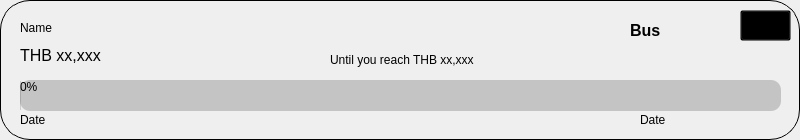
<?xml version="1.0" encoding="UTF-8"?>
<ui version="4.0">
 <class>Form</class>
 <widget class="QWidget" name="Form">
  <property name="geometry">
   <rect>
    <x>0</x>
    <y>0</y>
    <width>800</width>
    <height>140</height>
   </rect>
  </property>
  <property name="minimumSize">
   <size>
    <width>800</width>
    <height>140</height>
   </size>
  </property>
  <property name="maximumSize">
   <size>
    <width>800</width>
    <height>140</height>
   </size>
  </property>
  <property name="windowTitle">
   <string>Form</string>
  </property>
  <property name="styleSheet">
   <string notr="true">#Budget_lay{
 border: 1px solid black;
 border-radius: 30px;
}
#progressBar{
background-color:#C4C4C4;
border-radius: 10px;
}
#more_btn{
background-color:transparent;
}</string>
  </property>
  <widget class="QWidget" name="Budget_lay" native="true">
   <property name="geometry">
    <rect>
     <x>0</x>
     <y>0</y>
     <width>800</width>
     <height>140</height>
    </rect>
   </property>
   <property name="minimumSize">
    <size>
     <width>800</width>
     <height>140</height>
    </size>
   </property>
   <property name="maximumSize">
    <size>
     <width>800</width>
     <height>140</height>
    </size>
   </property>
   <property name="styleSheet">
    <string notr="true"/>
   </property>
   <widget class="QProgressBar" name="progressBar">
    <property name="geometry">
     <rect>
      <x>20</x>
      <y>80</y>
      <width>761</width>
      <height>31</height>
     </rect>
    </property>
    <property name="locale">
     <locale language="English" country="UnitedStates"/>
    </property>
    <property name="value">
     <number>0</number>
    </property>
    <property name="textVisible">
     <bool>true</bool>
    </property>
    <property name="invertedAppearance">
     <bool>false</bool>
    </property>
   </widget>
   <widget class="QLabel" name="category_label">
    <property name="geometry">
     <rect>
      <x>630</x>
      <y>20</y>
      <width>91</width>
      <height>21</height>
     </rect>
    </property>
    <property name="font">
     <font>
      <pointsize>12</pointsize>
      <weight>75</weight>
      <bold>true</bold>
     </font>
    </property>
    <property name="text">
     <string>Bus</string>
    </property>
   </widget>
   <widget class="QLabel" name="amount">
    <property name="geometry">
     <rect>
      <x>20</x>
      <y>45</y>
      <width>281</width>
      <height>21</height>
     </rect>
    </property>
    <property name="font">
     <font>
      <pointsize>12</pointsize>
     </font>
    </property>
    <property name="text">
     <string>THB xx,xxx</string>
    </property>
   </widget>
   <widget class="QLabel" name="label_9">
    <property name="geometry">
     <rect>
      <x>330</x>
      <y>50</y>
      <width>421</width>
      <height>20</height>
     </rect>
    </property>
    <property name="text">
     <string>Until you reach THB xx,xxx</string>
    </property>
   </widget>
   <widget class="QLabel" name="end_date">
    <property name="geometry">
     <rect>
      <x>640</x>
      <y>110</y>
      <width>131</width>
      <height>20</height>
     </rect>
    </property>
    <property name="text">
     <string>Date</string>
    </property>
   </widget>
   <widget class="QPushButton" name="more_btn">
    <property name="geometry">
     <rect>
      <x>740</x>
      <y>10</y>
      <width>51</width>
      <height>31</height>
     </rect>
    </property>
    <property name="text">
     <string/>
    </property>
    <property name="icon">
     <iconset resource="resource.qrc">
      <normaloff>:/black/icon/White/more-vertical.svg</normaloff>:/black/icon/White/more-vertical.svg</iconset>
    </property>
    <property name="iconSize">
     <size>
      <width>24</width>
      <height>24</height>
     </size>
    </property>
   </widget>
   <widget class="QLabel" name="start_date">
    <property name="geometry">
     <rect>
      <x>20</x>
      <y>110</y>
      <width>121</width>
      <height>20</height>
     </rect>
    </property>
    <property name="text">
     <string>Date</string>
    </property>
   </widget>
   <widget class="QLabel" name="name_label">
    <property name="geometry">
     <rect>
      <x>20</x>
      <y>20</y>
      <width>491</width>
      <height>16</height>
     </rect>
    </property>
    <property name="text">
     <string>Name</string>
    </property>
   </widget>
  </widget>
 </widget>
 <resources>
  <include location="resource.qrc"/>
 </resources>
 <connections/>
</ui>
